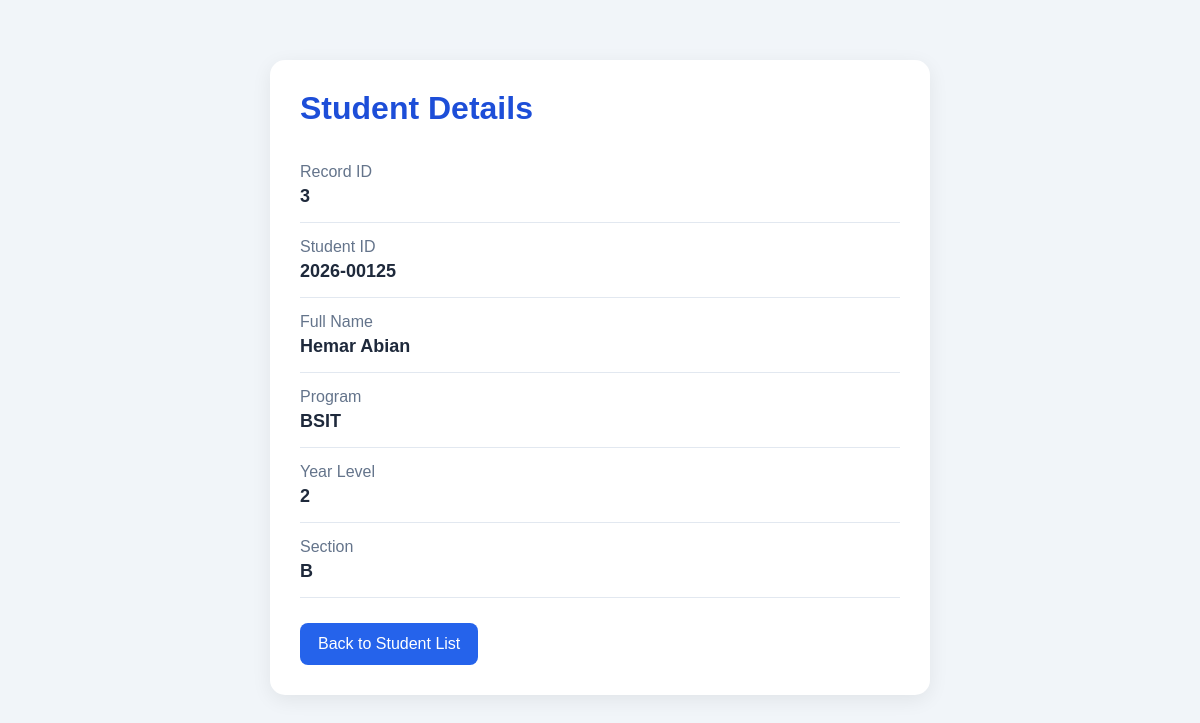
Screenshot of /students/3 with the database file from the repository.
### tables this page shows
CREATE TABLE students (
            id INTEGER PRIMARY KEY AUTOINCREMENT,
            student_id TEXT NOT NULL,
            name TEXT NOT NULL,
            program TEXT NOT NULL,
            year INTEGER NOT NULL,
            section TEXT NOT NULL
        );

### app.py (the view)
@app.route("/students/<int:student_id>")
def student_detail(student_id):
    conn = get_db_connection()
    student = conn.execute(
        "SELECT * FROM students WHERE id = ?",
        (student_id,)
    ).fetchone()
    conn.close()
    if student is None:
        abort(404)
    return render_template("student_detail.html", student=student)

### app.py (called while the page is built)
def get_db_connection():
    conn = sqlite3.connect(DATABASE)
    conn.row_factory = sqlite3.Row
    return conn

### templates/student_detail.html (shortened to what this page needs)
<!DOCTYPE html>
<html lang="en">
<head>
</head>
<body>
    <div class="card">
        <h1>Student Details</h1>
        <div class="item">
            <span class="label">Record ID</span>
            <span class="value">{{ student.id }}</span>
        </div>
        <div class="item">
            <span class="label">Student ID</span>
            <span class="value">{{ student.student_id }}</span>
        </div>
        <div class="item">
            <span class="label">Full Name</span>
            <span class="value">{{ student.name }}</span>
        </div>
        <div class="item">
            <span class="label">Program</span>
            <span class="value">{{ student.program }}</span>
        </div>
        <div class="item">
            <span class="label">Year Level</span>
            <span class="value">{{ student.year }}</span>
        </div>
        <div class="item">
            <span class="label">Section</span>
            <span class="value">{{ student.section }}</span>
        </div>
        <a href="/">Back to Student List</a>
    </div>
</body>
</html>

### templates/student_detail.html (style rules this page uses)
body { margin: 0; padding: 30px 15px; background: #f1f5f9; font-family: Arial, sans-serif; color: #1e293b; }
.card { max-width: 600px; margin: 30px auto; background: white; padding: 30px; border-radius: 15px; box-shadow: 0 5px 20px #00000012; }
h1 { color: #1d4ed8; margin-top: 0; }
.item { padding: 15px 0; border-bottom: 1px solid #e2e8f0; }
.label { color: #64748b; display: block; margin-bottom: 5px; }
.value { font-size: 18px; font-weight: bold; }
a { display: inline-block; margin-top: 25px; background: #2563eb; color: white; text-decoration: none; padding: 12px 18px; border-radius: 8px; }

### rows the page displays
students: id "3", student_id "2026-00125", name "Hemar Abian", program "BSIT", year "2", section "B"
